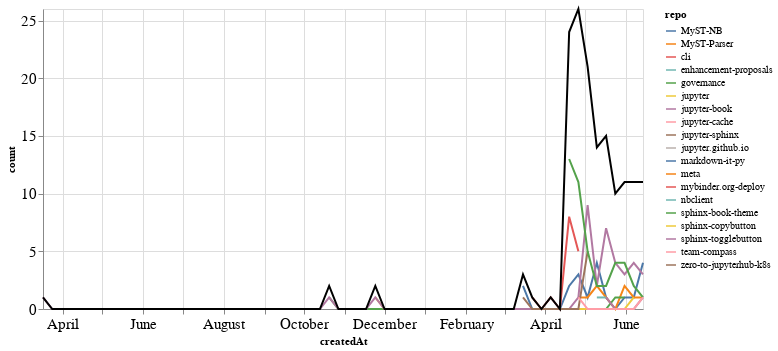

Notebook code cell kept with this figure:
### Markdown cell above
## PRs

### Code cell
prs_time = prs.groupby('repo').resample('W', on='createdAt').count()['author'].reset_index()
prs_time = prs_time.rename(columns={'author': 'count'})
prs_time_total = prs_time.groupby('createdAt').agg({"count": "sum"}).reset_index()

ch1 = alt.Chart(prs_time, width=600).mark_line().encode(
    x='createdAt',
    y='count',
    color='repo',
    tooltip="repo"
)

ch2 = alt.Chart(prs_time_total, width=600).mark_line(color="black").encode(
    x='createdAt',
    y='count',
)

ch1 + ch2

### Figure 1 — Vega-Lite specification as saved in the notebook (floating-point values rounded to 4 significant figures; data arrays with more than 128 entries replaced by an {"elided": "..."} marker saying what was removed)
{"config": {"axisLeft": {"labelFontSize": 15}, "axisBottom": {"labelFontSize": 15}}, "layer": [{"data": {"name": "data-d4e69877bc3a05d9aecc2ea5158c5795"}, "mark": "line", "encoding": {"color": {"type": "nominal", "field": "repo"}, "tooltip": {"type": "nominal", "field": "repo"}, "x": {"type": "temporal", "field": "createdAt"}, "y": {"type": "quantitative", "field": "count"}}, "width": 600}, {"data": {"name": "data-fce70a4f6ff798ddb2f76ef815277c67"}, "mark": {"type": "line", "color": "black"}, "encoding": {"x": {"type": "temporal", "field": "createdAt"}, "y": {"type": "quantitative", "field": "count"}}, "width": 600}], "$schema": "https://vega.github.io/schema/vega-lite/v4.8.1.json", "datasets": {"data-d4e69877bc3a05d9aecc2ea5158c5795": {"elided": "196 records"}, "data-fce70a4f6ff798ddb2f76ef815277c67": [{"createdAt": "2019-03-17T00:00:00", "count": 1}, {"createdAt": "2019-03-24T00:00:00", "count": 0}, {"createdAt": "2019-03-31T00:00:00", "count": 0}, {"createdAt": "2019-04-07T00:00:00", "count": 0}, {"createdAt": "2019-04-14T00:00:00", "count": 0}, {"createdAt": "2019-04-21T00:00:00", "count": 0}, {"createdAt": "2019-04-28T00:00:00", "count": 0}, {"createdAt": "2019-05-05T00:00:00", "count": 0}, {"createdAt": "2019-05-12T00:00:00", "count": 0}, {"createdAt": "2019-05-19T00:00:00", "count": 0}, {"createdAt": "2019-05-26T00:00:00", "count": 0}, {"createdAt": "2019-06-02T00:00:00", "count": 0}, {"createdAt": "2019-06-09T00:00:00", "count": 0}, {"createdAt": "2019-06-16T00:00:00", "count": 0}, {"createdAt": "2019-06-23T00:00:00", "count": 0}, {"createdAt": "2019-06-30T00:00:00", "count": 0}, {"createdAt": "2019-07-07T00:00:00", "count": 0}, {"createdAt": "2019-07-14T00:00:00", "count": 0}, {"createdAt": "2019-07-21T00:00:00", "count": 0}, {"createdAt": "2019-07-28T00:00:00", "count": 0}, {"createdAt": "2019-08-04T00:00:00", "count": 0}, {"createdAt": "2019-08-11T00:00:00", "count": 0}, {"createdAt": "2019-08-18T00:00:00", "count": 0}, {"createdAt": "2019-08-25T00:00:00", "count": 0}, {"createdAt": "2019-09-01T00:00:00", "count": 0}, {"createdAt": "2019-09-08T00:00:00", "count": 0}, {"createdAt": "2019-09-15T00:00:00", "count": 0}, {"createdAt": "2019-09-22T00:00:00", "count": 0}, {"createdAt": "2019-09-29T00:00:00", "count": 0}, {"createdAt": "2019-10-06T00:00:00", "count": 0}, {"createdAt": "2019-10-13T00:00:00", "count": 0}, {"createdAt": "2019-10-20T00:00:00", "count": 2}, {"createdAt": "2019-10-27T00:00:00", "count": 0}, {"createdAt": "2019-11-03T00:00:00", "count": 0}, {"createdAt": "2019-11-10T00:00:00", "count": 0}, {"createdAt": "2019-11-17T00:00:00", "count": 0}, {"createdAt": "2019-11-24T00:00:00", "count": 2}, {"createdAt": "2019-12-01T00:00:00", "count": 0}, {"createdAt": "2019-12-08T00:00:00", "count": 0}, {"createdAt": "2019-12-15T00:00:00", "count": 0}, {"createdAt": "2019-12-22T00:00:00", "count": 0}, {"createdAt": "2019-12-29T00:00:00", "count": 0}, {"createdAt": "2020-01-05T00:00:00", "count": 0}, {"createdAt": "2020-01-12T00:00:00", "count": 0}, {"createdAt": "2020-01-19T00:00:00", "count": 0}, {"createdAt": "2020-01-26T00:00:00", "count": 0}, {"createdAt": "2020-02-02T00:00:00", "count": 0}, {"createdAt": "2020-02-09T00:00:00", "count": 0}, {"createdAt": "2020-02-16T00:00:00", "count": 0}, {"createdAt": "2020-02-23T00:00:00", "count": 0}, {"createdAt": "2020-03-01T00:00:00", "count": 0}, {"createdAt": "2020-03-08T00:00:00", "count": 0}, {"createdAt": "2020-03-15T00:00:00", "count": 3}, {"createdAt": "2020-03-22T00:00:00", "count": 1}, {"createdAt": "2020-03-29T00:00:00", "count": 0}, {"createdAt": "2020-04-05T00:00:00", "count": 1}, {"createdAt": "2020-04-12T00:00:00", "count": 0}, {"createdAt": "2020-04-19T00:00:00", "count": 24}, {"createdAt": "2020-04-26T00:00:00", "count": 26}, {"createdAt": "2020-05-03T00:00:00", "count": 21}, {"createdAt": "2020-05-10T00:00:00", "count": 14}, {"createdAt": "2020-05-17T00:00:00", "count": 15}, {"createdAt": "2020-05-24T00:00:00", "count": 10}, {"createdAt": "2020-05-31T00:00:00", "count": 11}, {"createdAt": "2020-06-07T00:00:00", "count": 11}, {"createdAt": "2020-06-14T00:00:00", "count": 11}]}}
